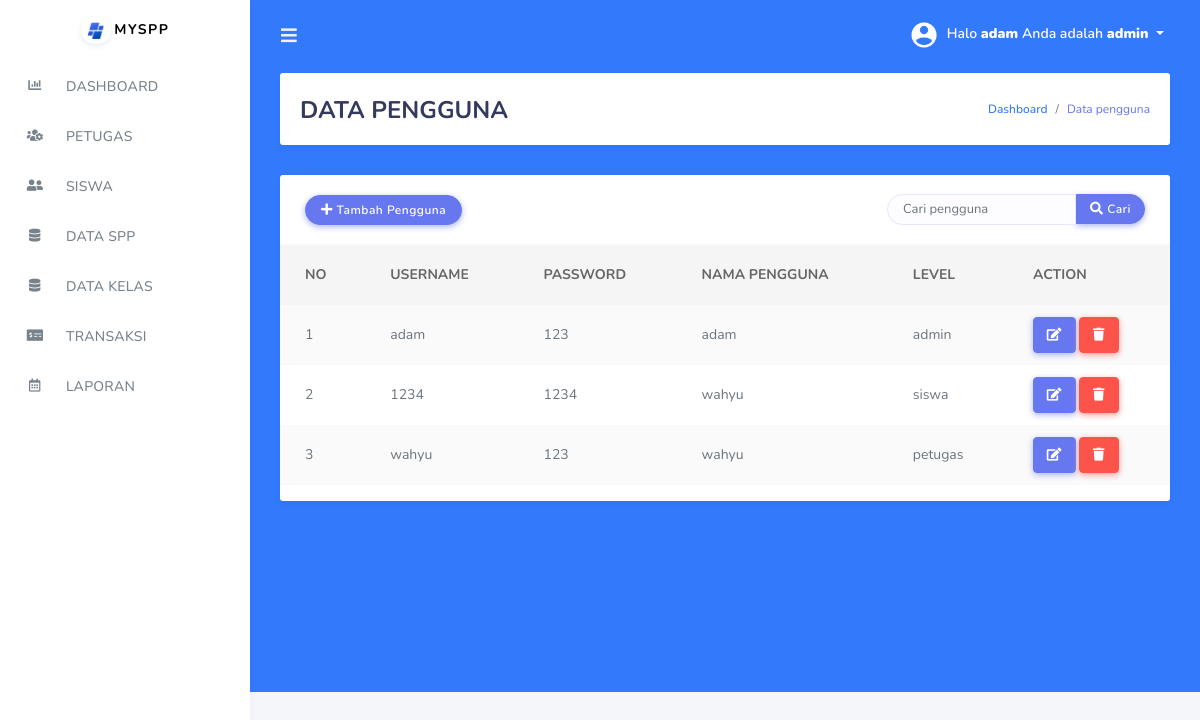
Page /petugas.php (signed in) on the committed database.
### tables this page shows
CREATE TABLE `petugas` (
  `id_petugas` int(11) NOT NULL,
  `username` varchar(225) NOT NULL,
  `password` varchar(225) NOT NULL,
  `nama_petugas` varchar(225) NOT NULL,
  `level` enum('admin','petugas','siswa') NOT NULL
);

### petugas.php (the view, shortened to what this page needs)
<?php
include('koneksi.php');
if (isset($_GET['keyword']) && !empty($_GET['keyword'])) {
    $keyword = $_GET['keyword'];
    $query = "SELECT * FROM petugas WHERE nama_petugas LIKE '%$keyword%' ORDER BY id_petugas ASC";
} else {
    $query = "SELECT * FROM petugas ORDER BY id_petugas ASC";
}
$result = mysqli_query($koneksi, $query);
include('tampilan/header.php');
include('tampilan/sidebar.php');
?>
<!DOCTYPE html>
<html>
<head>
    <link href="assets/vendor/aos/aos.css" rel="stylesheet">
    <link href="css/scroll-bar.css" rel="stylesheet">
</head>
<body>
    <div class="main-content bg-primary">
        <section class="section">
            <div class="section-header" data-aos="zoom-out" data-aos-offset="250">
                <h1>DATA PENGGUNA</h1>
                <div class="section-header-breadcrumb">
                    <div class="breadcrumb-item active"><a href="#">Dashboard</a></div>
                    <div class="breadcrumb-item text-primary">Data pengguna</div>
                </div>
            </div>
            <div class="row">
                <div class="col-12">
                    <div class="card">
                        <div class="card-header" data-aos="fade-left" data-aos-delay="400">
                            <a href="tambah_petugas.php" class="btn btn-primary"><i class="fas fa-plus"></i> Tambah
                                Pengguna</a>
                            <div class="card-header-form">
                                <form method="GET" action="">
                                    <div class="input-group">
                                        <input type="text" class="form-control" name="keyword"
                                            placeholder="Cari pengguna"
                                            value="<?php echo isset($_GET['keyword']) ? $_GET['keyword'] : ''; ?>">
                                        <div class="input-group-btn">
                                            <button class="btn btn-primary" type="submit"><i class="fas fa-search"></i>
                                                Cari</button>
                                        </div>
                                    </div>
                                </form>
                            </div>
                        </div>
                        <div class="card-body p-0">
                            <div class="table-responsive" data-aos="fade-in" data-aos-delay="300">
                                <table class="table table-striped">
                                    <thead>
                                        <tr>
                                            <th>NO</th>
                                            <th>USERNAME</th>
                                            <th>PASSWORD</th>
                                            <th>NAMA PENGGUNA</th>
                                            <th>LEVEL</th>
                                            <th>ACTION</th>
                                        </tr>
                                    </thead>
                                    <tbody>
                                        <?php
                                        $no = 1;
                                        while ($row = mysqli_fetch_assoc($result)) {
                                            ?>
                                            <tr>
                                                <td>
                                                    <?php echo $no; ?>
                                                </td>
                                                <td>
                                                    <?php echo $row['username']; ?>
                                                </td>
                                                <td>
                                                    <?php echo $row['password']; ?>
                                                </td>
                                                <td>
                                                    <?php echo $row['nama_petugas']; ?>
                                                </td>
                                                <td>
                                                    <?php echo $row['level']; ?>
                                                </td>
                                                <td>
                                                    <a href="edit_petugas.php?id=<?php echo $row['id_petugas']; ?>"
                                                        class="btn btn-primary"><i class="fas fa-edit"></i></a>
                                                    <a href="proses_hapuspetugas.php?id=<?php echo $row['id_petugas']; ?>"
                                                        class="btn btn-danger"
                                                        onClick="return confirm('Anda yakin akan menghapus data ini?')"><i
                                                            class="fas fa-trash"></i></a>
                                                </td>
                                            </tr>
                                            <?php
                                            $no++;
                                        }
                                        ?>
                                    </tbody>
                                </table>
                            </div>
                        </div>
                    </div>
                </div>
            </div>
        </section>
    </div>
</body>
</html>

### css/scroll-bar.css (style rules this page uses)
body { --sb-track-color: #3279fc; --sb-thumb-color: #ffffff; --sb-size: 13px; scrollbar-color: var(--sb-thumb-color) var(--sb-track-color); }

### rows in the picture
petugas: username "adam", password "123", nama_petugas "adam", level "admin"
petugas: username "1234", password "1234", nama_petugas "wahyu", level "siswa"
petugas: username "wahyu", password "123", nama_petugas "wahyu", level "petugas"

### other values in the picture
$_SESSION['username'] "adam"
$_SESSION['level'] "admin"
